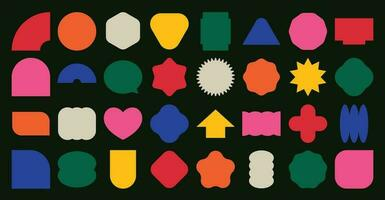
#> input picture Figures2.jpg, 385 x 200 px
$ python main.py
#> lines starting #> are read from the running program, lines starting #| are printed output that depends on the picture; after the words box and inside, x2 and y2 are one past the last pixel; in counts of white or black regions, pixels touching at a corner belong together
import cv2
import numpy as np
import matplotlib.pyplot as plt

def connected_component_label():
    #Leer imagen
    path = "Figures2.jpg"
    img = cv2.imread(path, 0)
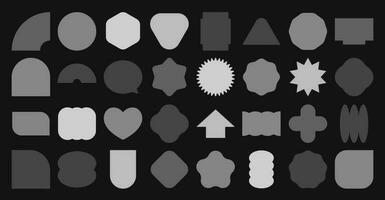
#> img: shape (200, 385); min 0, max 246, mean 61.2
    # Converitir a nibario
    img = cv2.threshold(img, 127, 255, cv2.THRESH_BINARY)[1]
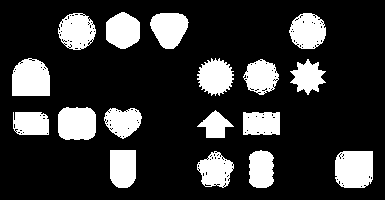
#> img: shape (200, 385); 20.6% white; 17 white regions, largest, box (x1, y1, x2, y2) and area: (335, 151, 373, 188) 1290, (12, 58, 50, 96) 1253, (58, 107, 96, 140) 1143
    #Aplicar connectedComponents
    num_labels, labels = cv2.connectedComponents(img)
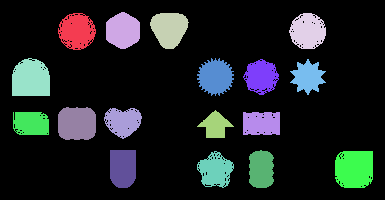
#> labels: shape (200, 385) int32; 18 distinct labels, from 0 to 17; one colour per label, 0 black
#> num_labels = 18
    # crear una tabla de zeros para ingresar los tamanos de regiones
    regions = np.zeros(num_labels)
#> regions = 18 values from 0 to 0
    #alto y ancho de la imagen
    height = img.shape[0]
#> height = 200
    width = img.shape[1]
#> width = 385
    #buscar los elementos con el mismo marcador asi tener la cantidad de pixeles
    for lab in range(num_labels):
        for x in range(height):
            for y in range(width):
                if labels[x, y] == lab:
                    regions[lab] = regions[lab] + 1
    #eliminar la region de maracores de negro
    regions[0] = 0
    #calcular el 15% de la region mas grande
    minsize = max(regions) * 0.15
#> minsize = 193.5


    print("Numero de Regiones:"+str(num_labels))
#| Numero de Regiones:18
    i=1
    for region in regions:
        print("Region "+str(i)+": "+str(region)+" pixeles")
        i+=1
#> after the loop, i = 19
    num_labels_final=num_labels
#> num_labels_final = 18
    for lab in range(num_labels):
        if regions[lab] < minsize:
            regions[lab] = 0
            num_labels_final-=1
            for x in range(height):
                for y in range(width):
                    if labels[x, y] == lab:
                        labels[x, y] = 0
                        img[x, y] = 0
#> this loop made 18 passes
#> num_labels_final on pass 1: 17
#> after the loop, num_labels_final = 17; regions = 18 values, max 1290 at index 17, min 0 at index 0, mean 880.3
    i=1
    print("_________________________________________________")
    print("Numero de Regiones Finales:" + str(num_labels_final))
#| Numero de Regiones Finales:17
    for region in regions:
        if region!=0:
            print("Region "+str(i)+": "+str(region)+" pixeles")
            i += 1
#> this loop made 18 passes
#> region on passes 2 to 13: 1010, 987, 1027, 1000, 1253, 978, 862, 740, 1143, 812, 542, 759
#| Region 1: 1010.0 pixeles
#| Region 2: 987.0 pixeles
#| Region 3: 1027.0 pixeles
#| Region 4: 1000.0 pixeles
#| Region 5: 1253.0 pixeles
#| Region 6: 978.0 pixeles
#| Region 7: 862.0 pixeles
#| Region 8: 740.0 pixeles
#> (further printed lines are left out)
#> after the loop, i = 18

    # Reango de colores
    label_hue = np.uint8(179 * labels / np.max(labels))
    blank_ch = 255 * np.ones_like(label_hue)
    labeled_img = cv2.merge([label_hue, blank_ch, blank_ch])

    # convertir a BGR
    labeled_img = cv2.cvtColor(labeled_img, cv2.COLOR_HSV2BGR)
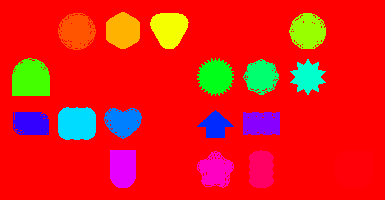
#> labeled_img: shape (200, 385, 3); mean B, G, R 23.5, 27.7, 230.1

    # Defnir el fondo negro
    labeled_img[label_hue == 0] = 0
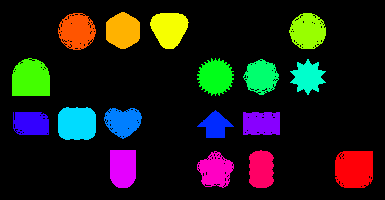
#> labeled_img: shape (200, 385, 3); mean B, G, R 23.5, 27.7, 27.6

    # Guardar imagen Binaria
    cv2.imwrite('Binaria.png',cv2.cvtColor(img, cv2.COLOR_BGR2RGB))


    # Guardar imagen Con colores
    cv2.imwrite('Segmentada_Colores.png',labeled_img)
    #Erosionar las regiones
    kernel = np.ones((5, 5), np.uint8)
    img = cv2.erode(img, kernel)
#> img: shape (200, 385); 12.9% white; 18 white regions (1 under 20 px), largest, box (x1, y1, x2, y2) and area: (337, 153, 371, 186) 915, (14, 61, 48, 94) 912, (60, 110, 94, 138) 864

    cv2.imwrite('Erosionada.png',img)

    #Transformada de distancia
    dist_transform = cv2.distanceTransform(img, cv2.DIST_L2, 5)
    #zonas seguras
    ret, sure_fg = cv2.threshold(dist_transform, 0.5 * dist_transform.max(), 255, 0)
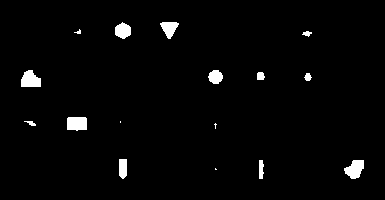
#> sure_fg: shape (200, 385) float32; 2.3% white; 16 white regions (4 under 20 px), largest, box (x1, y1, x2, y2) and area: (21, 70, 41, 87) 262, (67, 117, 87, 131) 260, (344, 160, 364, 179) 259
#> ret = 7

    cv2.imwrite('TransformadaDistancia.png', dist_transform)
    cv2.imwrite('SegmentosSeguros.png', sure_fg)

    #binarizar la imagen resultante
    sure_fg = cv2.threshold(sure_fg, 127, 255, cv2.THRESH_BINARY)[1]
    sure_fg=np.uint8(sure_fg)
    #rehacer marcadores
    num_labels2, labels2 = cv2.connectedComponents(sure_fg)
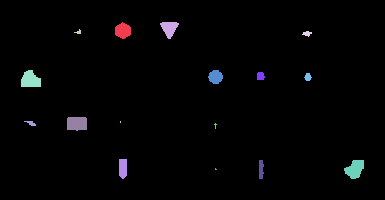
#> labels2: shape (200, 385) int32; 17 distinct labels, from 0 to 16; one colour per label, 0 black
#> num_labels2 = 17
    lab=1
    #encontrar las cordenadas de las regiones
    print("_________________________________________________")
    print("Coordenadas:")
    for x in range(height):
        for y in range(width):
            if labels2[x, y] ==lab and labels2[x, y] !=0:
                print("Coordenadas region "+str(lab)+": "+str([x,y]))
                lab+=1
#> after the loop, lab = 17

def main():
    connected_component_label()


if __name__ == "__main__":
    main()
